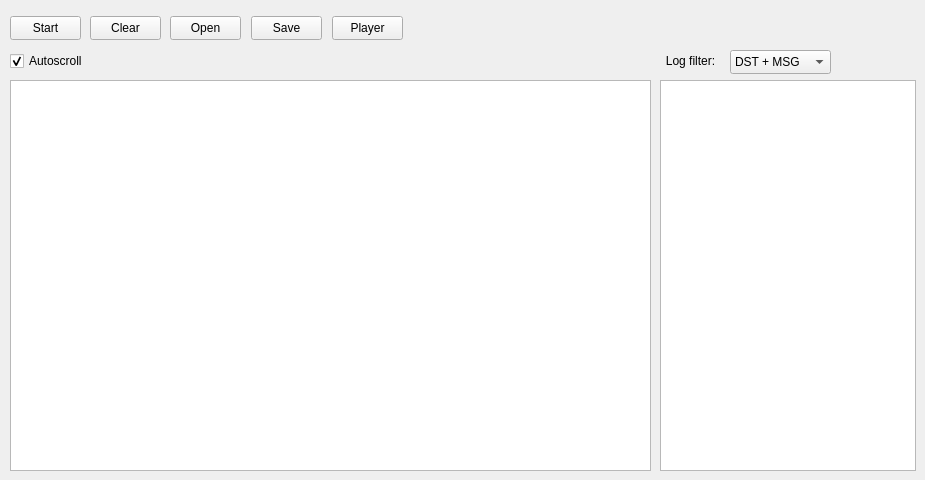
    <widget class="QWidget" name="tab_2">
     <attribute name="title">
      <string>Logger</string>
     </attribute>
     <widget class="QPushButton" name="btnLoggerStart">
      <property name="geometry">
       <rect>
        <x>10</x>
        <y>16</y>
        <width>71</width>
        <height>24</height>
       </rect>
      </property>
      <property name="toolTip">
       <string>Start/stop capture</string>
      </property>
      <property name="text">
       <string>Start</string>
      </property>
     </widget>
     <widget class="QCheckBox" name="cbLoggerAutoScroll">
      <property name="geometry">
       <rect>
        <x>10</x>
        <y>50</y>
        <width>111</width>
        <height>22</height>
       </rect>
      </property>
      <property name="text">
       <string>Autoscroll</string>
      </property>
      <property name="checked">
       <bool>true</bool>
      </property>
     </widget>
     <widget class="QTableView" name="tblLogger">
      <property name="geometry">
       <rect>
        <x>10</x>
        <y>80</y>
        <width>641</width>
        <height>391</height>
       </rect>
      </property>
      <property name="selectionMode">
       <enum>QAbstractItemView::SingleSelection</enum>
      </property>
      <property name="selectionBehavior">
       <enum>QAbstractItemView::SelectRows</enum>
      </property>
     </widget>
     <widget class="QPushButton" name="btnLoggerClear">
      <property name="geometry">
       <rect>
        <x>90</x>
        <y>16</y>
        <width>71</width>
        <height>24</height>
       </rect>
      </property>
      <property name="toolTip">
       <string>Clear dump</string>
      </property>
      <property name="text">
       <string>Clear</string>
      </property>
     </widget>
     <widget class="QTableView" name="tblLoggerGroup">
      <property name="geometry">
       <rect>
        <x>660</x>
        <y>80</y>
        <width>256</width>
        <height>391</height>
       </rect>
      </property>
      <property name="selectionMode">
       <enum>QAbstractItemView::SingleSelection</enum>
      </property>
      <property name="selectionBehavior">
       <enum>QAbstractItemView::SelectRows</enum>
      </property>
     </widget>
     <widget class="QPushButton" name="btnOpenDump">
      <property name="geometry">
       <rect>
        <x>170</x>
        <y>16</y>
        <width>71</width>
        <height>24</height>
       </rect>
      </property>
      <property name="toolTip">
       <string>Open dump from file</string>
      </property>
      <property name="text">
       <string>Open</string>
      </property>
     </widget>
     <widget class="QComboBox" name="cmLogFilter">
      <property name="geometry">
       <rect>
        <x>730</x>
        <y>50</y>
        <width>101</width>
        <height>24</height>
       </rect>
      </property>
      <item>
       <property name="text">
        <string>DST + MSG</string>
       </property>
      </item>
      <item>
       <property name="text">
        <string>DST</string>
       </property>
      </item>
      <item>
       <property name="text">
        <string>MSG</string>
       </property>
      </item>
     </widget>
     <widget class="QLabel" name="lbLoggerMsgId_2">
      <property name="geometry">
       <rect>
        <x>660</x>
        <y>50</y>
        <width>61</width>
        <height>21</height>
       </rect>
      </property>
      <property name="layoutDirection">
       <enum>Qt::LeftToRight</enum>
      </property>
      <property name="text">
       <string>Log filter:</string>
      </property>
      <property name="alignment">
       <set>Qt::AlignCenter</set>
      </property>
     </widget>
     <widget class="QPushButton" name="btnSaveDump">
      <property name="geometry">
       <rect>
        <x>251</x>
        <y>16</y>
        <width>71</width>
        <height>24</height>
       </rect>
      </property>
      <property name="toolTip">
       <string>Save dump to file</string>
      </property>
      <property name="text">
       <string>Save</string>
      </property>
     </widget>
     <widget class="QPushButton" name="btnSendToPlayer">
      <property name="geometry">
       <rect>
        <x>332</x>
        <y>16</y>
        <width>71</width>
        <height>24</height>
       </rect>
      </property>
      <property name="toolTip">
       <string>Copy dump to player</string>
      </property>
      <property name="text">
       <string>Player</string>
      </property>
      <property name="flat">
       <bool>false</bool>
      </property>
     </widget>
    </widget>
